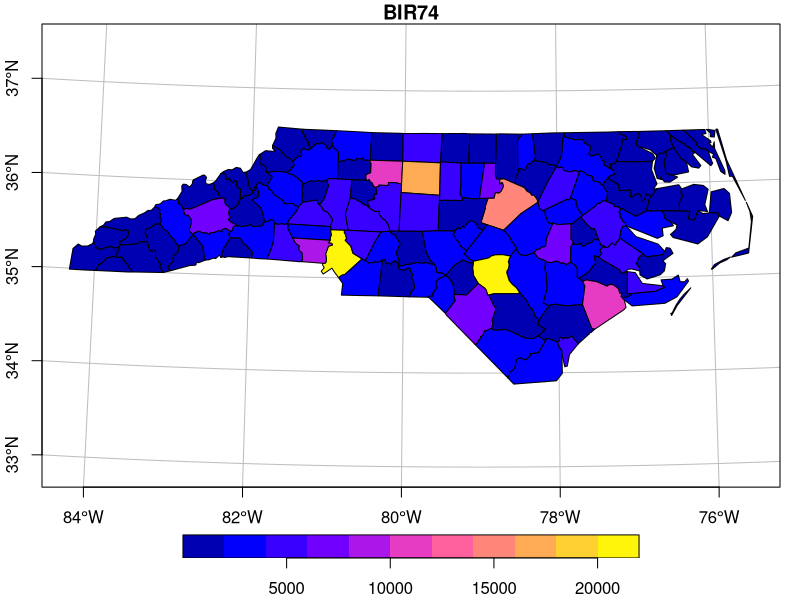
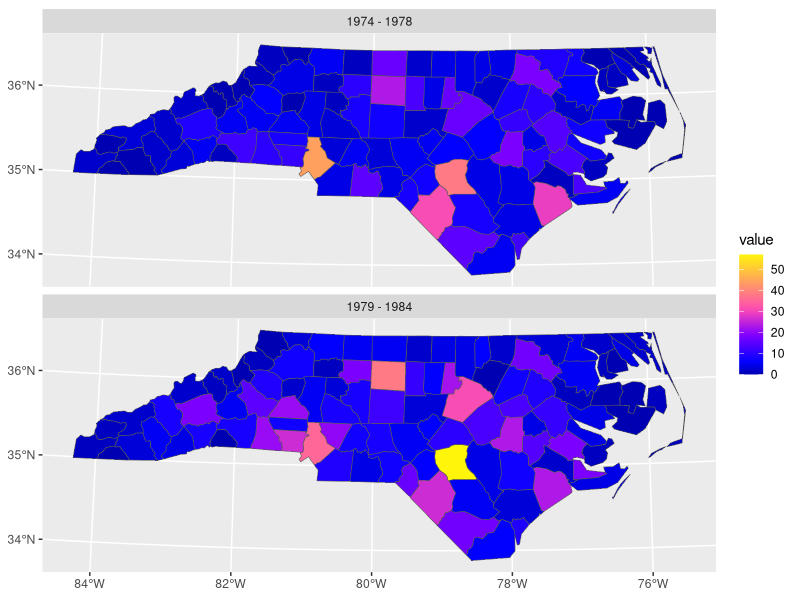

These figures' R source, in order:
## ---- chunk 1
knitr::opts_chunk$set(echo = TRUE)
## ---- chunk 2
library(tidyverse)
library(sf)
system.file("gpkg/nc.gpkg", package = "sf") %>%
    read_sf() -> nc
nc.32119 <- st_transform(nc, 'EPSG:32119')
nc.32119 %>%
    select(BIR74) %>%
    plot(graticule = TRUE, axes = TRUE)
## ---- chunk 3
year_labels = c("SID74" = "1974 - 1978", "SID79" = "1979 - 1984")
nc.32119 %>% select(SID74, SID79) %>% 
    pivot_longer(starts_with("SID")) -> nc_longer
ggplot() + geom_sf(data = nc_longer, aes(fill = value)) + 
  facet_wrap(~ name, ncol = 1, labeller = labeller(name = year_labels)) +
  scale_y_continuous(breaks = 34:36) +
  scale_fill_gradientn(colors = sf.colors(20)) +
  theme(panel.grid.major = element_line(color = "white"))
